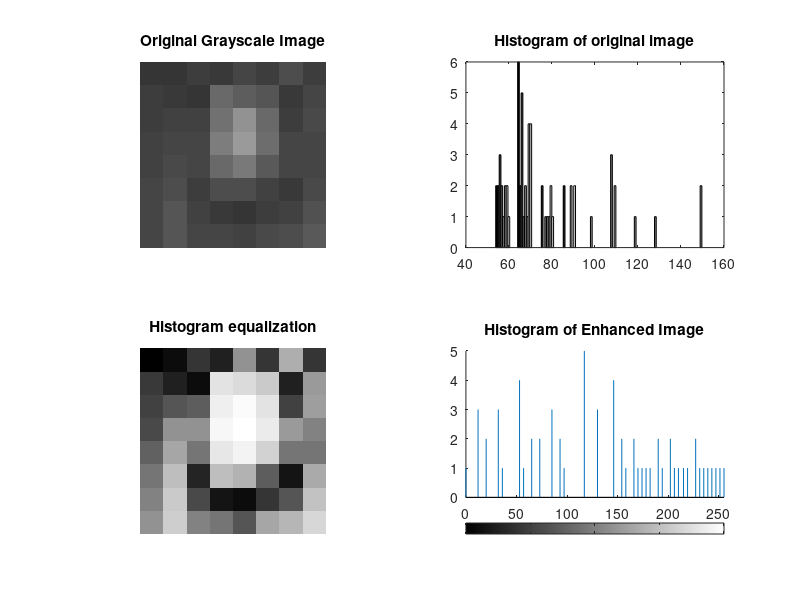

Reproduce this figure in MATLAB.
clc; clear; close all;

Img = [52 55 61 59 70 61 76 61; 62 59 55 104 94 85 59 71; 63 65 66 113 144 104 63 72; 64 70 70 126 154 109 71 69; 67 73 68 106 122 88 68 68; 68 79 60 79 77 66 58 75; 69 85 64 58 55 61 65 83; 70 87 69 68 65 73 78 90];
total_pixels = size(Img,1)*size(Img,2);

subplot(2,2,1);
imshow(Img/255);
title('Original Grayscale Image');

Img_hist = uint8(zeros(size(Img,1),size(Img,2)));
freq = zeros(256,1); %occurence of each pixel
probf = zeros(256,1); %probability
probc = zeros(256,1);
cummulative = zeros(256,1);
% filtered = zeros(256,1);
output = zeros(256,1);
n=1:256;

for i = 1:size(Img,1)
    for j = 1:size(Img,2)
        value = Img(i,j);
        freq(value+1) = freq(value+1)+1;
        probf(value+1) = freq(value+1)/total_pixels;
    end
end

subplot(2,2,2);
hist(Img);
title('Histogram of original image');
% plot(n,probf);
% title('Probability Distribution Function');

sum = 0;
max_val = 255;

%CDF
for i = 1:size(probf)
   sum = sum+freq(i);
   cummulative(i) = sum;
   probc(i) = cummulative(i)/total_pixels;
   output(i) = round(probc(i)*max_val);
end
z = 1;
for i = 1:size(cummulative)
   if cummulative(i)>0
       filtered(z) = cummulative(i);
       z = z+1;
   end
end

minimum = min(filtered);

for i = 1:size(Img,1)
    for j = 1:size(Img,2)
            Img_hist(i,j) = round(((cummulative(Img(i,j)+1)-minimum)/(total_pixels-minimum))*255);
    end
end

subplot(2,2,3);
imshow(Img_hist);
title('Histogram equalization');

subplot(2,2,4);
imhist(Img_hist);
title('Histogram of Enhanced Image');
